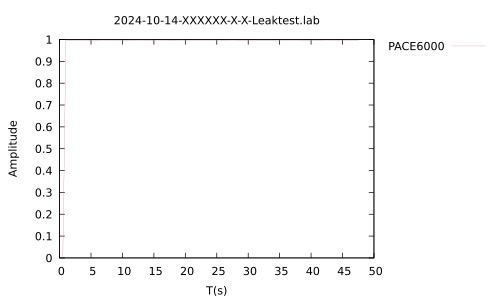

This figure's gnuplot source:
set terminal pdf
set encoding utf8
set output "2024-10-14-XXXXXX-X-X-Leaktest.pdf"
set encoding utf8
#set xrange [0.0:600.0]
#set yrange [0.0:20.0]
set key outside
set style line 1 linecolor rgb '#DB7093' linewidth 0.1
set title "2024-10-14-XXXXXX-X-X-Leaktest.lab"
set xlabel "T(s)"
set ylabel "Amplitude"
plot "2024-10-14-XXXXXX-X-X-Leaktest.lab" every ::1 using 1:2 w l linestyle 1 title "PACE6000"
